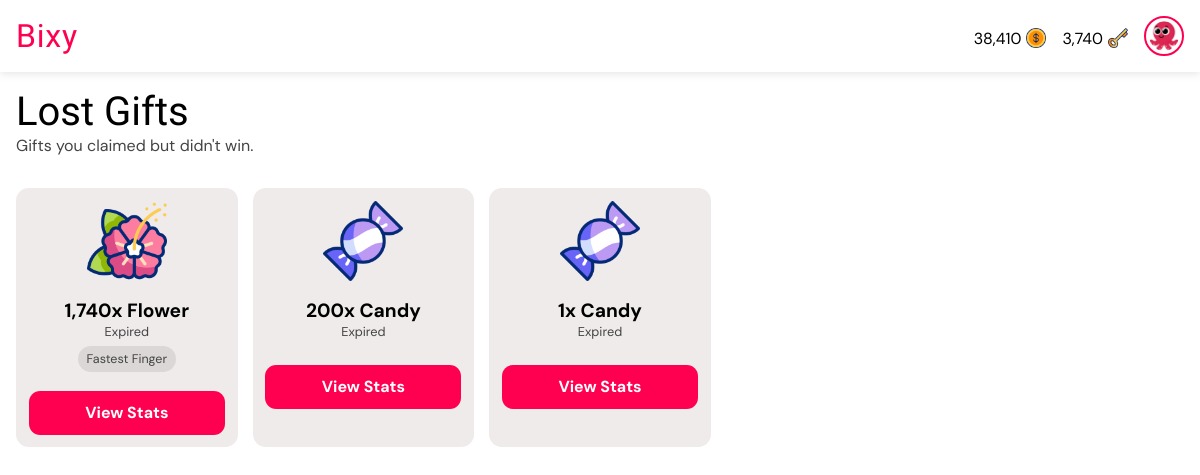
Before: /gifts/lost/ (signed in) with the older database file.
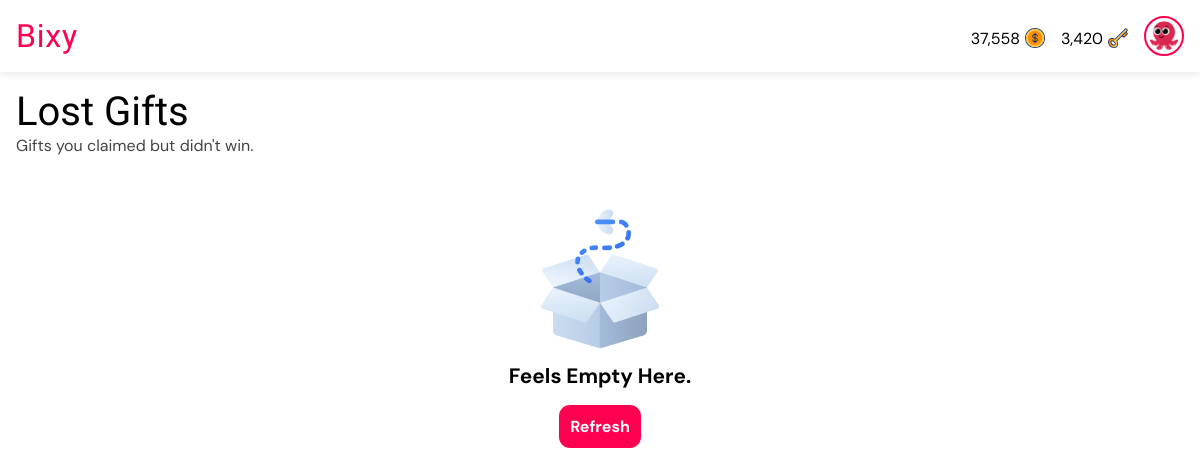
After: the same page with the newer database file.
### giftapp/models.py (models this page shows, shortened)
class User(AbstractUser):
    gender = models.CharField(max_length=6, choices=GENDERS, default=GENDERS[0][0])
    is_verified = models.BooleanField(default=False, help_text="If the user's email address is verified or not.")
    email = models.EmailField(unique=True, blank=False, null=False)
    new_email = models.EmailField(unique=False, blank=True, null=True)
    coins = models.PositiveIntegerField(default=0)
    won_coins = models.PositiveIntegerField(default=0)
    keys = models.PositiveIntegerField(default=0)
    verify_code = models.CharField(max_length=255, null=True, blank=True)
    change_email_code = models.CharField(max_length=255, null=True, blank=True)
    profile_pic = models.ForeignKey(ProfilePicture, on_delete=models.SET_NULL, related_name='owners', null=True)
    USERNAME_FIELD = "email"
    REQUIRED_FIELDS = ["username"]

class ProfilePicture(models.Model):
    name = models.CharField(max_length=50, null=False, blank=False)
    image = models.ImageField(null=False, blank=False, upload_to='profile_pics')

class GiftTransaction(models.Model):
    gifter = models.ForeignKey(User, on_delete=models.CASCADE, related_name="gifts_sent")
    recipient = models.ForeignKey(User, on_delete=models.CASCADE, related_name="gifts_received", null=True, blank=True)
    gift = models.ForeignKey(Gift, on_delete=models.CASCADE, related_name='transactions')
    quantity = models.PositiveIntegerField(default=1, help_text="Number of this gift to buy.")
    early_claim_fee = models.PositiveIntegerField(default=0, help_text="Number of keys paid to claim the gift early if not dropped. FF gifts cannot have early claim fee greater than 0.")
    claim_fee = models.PositiveIntegerField(default=1, help_text="Number of keys paid to claim the gift if dropped.")
    paid_users = models.ManyToManyField(User, related_name="paid_gifts", blank=True)
    message = models.CharField(max_length=255, blank=True)
    is_visible = models.BooleanField(default=True, help_text="If the actual gift is shown or hidden.")
    is_fastest_finger = models.BooleanField(default=False, help_text="If the gift is won by fastest finger only.")
    expire_rate = models.PositiveIntegerField(default=1, help_text="Number of hours before the gift expires (1 - 24). Must be greater than drop rate.")
    drop_rate = models.PositiveIntegerField(default=0, help_text="Number of hours before the gift drops (0 - 23). Drop rates for FF gifts must be 0.")
    expire_date = models.DateTimeField(default=timezone.now)
    drop_date = models.DateTimeField(default=timezone.now)
    created_at = models.DateTimeField(default=timezone.now)
    reveals = models.ManyToManyField(User, related_name="gift_reveals", blank=True)
    claimed_by = models.ForeignKey(
        User, null=True, blank=True, on_delete=models.SET_NULL, related_name="gifts_claimed"
    )
    def seconds_until_expire(self):
        delta = self.expire_date - timezone.now()
        return max(0, int(delta.total_seconds()))
    def seconds_until_drop(self):
        delta = self.drop_date - timezone.now()
        return max(0, int(delta.total_seconds()))
    def is_due_for_drop(self):
        return self.seconds_until_drop() <= 0
    def expire_bar_percent(self):
        return int((self.seconds_until_expire() / (self.expire_rate * 60 * 60)) * 100)

class Gift(models.Model):
    name = models.CharField(max_length=50, null=True, blank=True)
    cost = models.PositiveIntegerField(default=0)
    image = models.ImageField(null=True, blank=True, upload_to='gift_images')
    gif = models.FileField(null=True, blank=True, upload_to='gift_gifs')

### giftapp/views.py (the view)
# urls.py: path("gifts/lost/", views.lost_gifts, name="lost_gifts"),
@login_required
def lost_gifts(request):
    lost = GiftTransaction.objects.annotate(
        due_for_expire=ExpressionWrapper(
            Q(expire_date__lt=timezone.now()), output_field=BooleanField()
        ),
        seconds_before_drop=ExpressionWrapper(
            F("drop_date") - timezone.now(), output_field=DurationField()
        ),
        seconds_before_expire=ExpressionWrapper(
            F("expire_date") - timezone.now(), output_field=DurationField()
        )
    ).filter(reveals=request.user).exclude(recipient=request.user).exclude(gifter=request.user).all().order_by('seconds_before_drop', 'seconds_before_expire')
    context = {
        "gift_transactions": lost,
    }
    return render(request, "lost_gifts.html", context)

### templates/lost_gifts.html (shortened to what this page needs)
{% extends 'base.html' %}
{% load static %}
{% load humanize %}
{% load timefilters %}
{% block title %}
<link rel="stylesheet" href="{% static 'css/all_gifts.css' %}">
{% endblock %}
{% block body %}
<div class="heading">
    <h1>Lost Gifts</h1>
    <p>Gifts you claimed but didn't win.</p>
</div>
{% if gift_transactions|length > 0 %}
<div class="card-container">
    {% for gift_transaction in gift_transactions %}
    <div class="card">
        <div class="gift-image">
            {% if gift_transaction.is_visible or gift_transaction.is_due_for_expire %}
            <img src="{{ gift_transaction.gift.image.url }}" alt="Gift image">
            {% else %}
            <img src="{% static 'images/search.png' %}" alt="Gift image">
            {% endif %}
        </div>
        <div class="gift-info">
            {% if gift_transaction.is_visible or gift_transaction.is_due_for_expire %}
            <h1>{{ gift_transaction.quantity|intcomma }}x {{ gift_transaction.gift.name }}</h1>
            {% else %}
            <h1>Hidden Gift</h1>
            {% endif %}
            {% if not gift_transaction.due_for_expire %}
            {% if gift_transaction.drop_rate > 0 %}
            {% if gift_transaction.is_due_for_drop %}
            <p class="timer" id="{{ gift_transaction.id }}" data-prefix="Expires"
                data-seconds="{{ gift_transaction.seconds_until_expire }}">Expires in --:--:--:--</p>
            {% else %}
            <p class="timer" id="{{ gift_transaction.id }}" data-prefix="Drops"
                data-seconds="{{ gift_transaction.seconds_until_drop }}">Drops in --:--:--:--</p>
            {% endif %}
            {% else %}
            <p class="timer" id="{{ gift_transaction.id }}" data-prefix="Expires"
                data-seconds="{{ gift_transaction.seconds_until_expire }}">Expires in --:--:--:--</p>
            {% endif %}
            {% else %}
            <p>Expired</p>
            {% endif %}
            <div class="tags">
                {% if gift_transaction.is_fastest_finger %}
                <p class="tag">Fastest Finger</p>
                {% endif %}
            </div>
        </div>
        <a href="{% url 'view_gift_stats' gift_transaction.id %}">View Stats</a>
    </div>
    {% endfor %}
</div>
{% else %}
<div class="empty">
    <img src="{% static 'images/empty-box.png' %}" alt="No content image">
    <h1>Feels Empty Here.</h1>
    <a href="{% url 'lost_gifts' %}">Refresh</a>
</div>
{% endif %}
{% endblock %}

### templates/base.html (shortened to what this page needs)
<!DOCTYPE html>
<html lang="en">
<head>
    {% load static %}
    {% load humanize %}
    {% load timefilters %}
    {% block title %} {% endblock %}
</head>
<body>
    <nav class="navbar">
        <div class="logo-container" role="link" tabindex="0">
            <a href="{% url 'all_gifts' %}" class="logo-text">Bixy</a>
        </div>
        <div class="profile-section" id="profileSection">
            {% if user.is_authenticated %}
            <a href="{% url 'buy_coins' %}" style="text-decoration: none; color: black;">
                <div class="cost">
                    <p>{{ user.coins|intcomma }}</p>
                    <img src="{% static 'images/dollar.png' %}" alt="Gift image">
                </div>
            </a>
            <a href="{% url 'buy_coins' %}" style="text-decoration: none; color: black;">
                <div class="cost">
                    <p>{{ user.keys|intcomma }}</p>
                    <img src="{% static 'images/key.png' %}" alt="Gift image">
                </div>
            </a>
            <a href="{% url 'profile' %}">
                <img src="{{ user.profile_pic.image.url }}" alt="Profile picture" class="profile-pic" />
            </a>
            {% else %}
            <a href="{% url 'signin' %}" class="btn login">Login</a>
            <a href="{% url 'signup' %}" class="btn signup">Sign Up</a>
            {% endif %}
        </div>
    </nav>
    <main>
        <section>
            {% block body %} {% endblock %}
        </section>
    </main>
</body>
</html>

### static/css/all_gifts.css (style rules this page uses)
* { margin: 0; padding: 0; box-sizing: border-box; font-family: "DM Sans", sans-serif; font-optical-sizing: auto; font-style: normal; }
html { font-size: 16px; }
:root { --background-color: white; --text-color: black; --label-color: #555; --even-row-color: #f9f9f9; --input-background-color: white; --input-text-color: black; --input-border-color: #ccc; --sub-text-color: #444; --button-color: #ff0050; --link-color: #ff0050; --button-hover-color: #7f53d2; --card-background-color: rgb(240, 235, 235); --card-text-color: var(--text-color); --card-button-color: white; --tag-bg: #dbd7d7; --tag-text: black; --padding-value: 1rem; }
* { margin: 0; padding: 0; box-sizing: border-box; }
body { background-color: var(--background-color); }
.navbar { display: flex; justify-content: space-between; align-items: center; padding: 1rem var(--padding-value); background: var(--background-color); box-shadow: 0 2px 8px rgba(0, 0, 0, 0.1); position: fixed; top: 0; width: 100%; z-index: 100; }
.logo-container { display: flex; align-items: center; cursor: pointer; user-select: none; }
.logo-text { font-weight: 700; font-size: 2rem; color: var(--button-color); line-height: 1; letter-spacing: .05rem; font-family: "Passion One", sans-serif; font-weight: 400; font-style: normal; text-decoration: none; }
.profile-section { display: flex; align-items: center; gap: 1rem; }
.profile-pic { width: 40px; height: 40px; border-radius: 50%; object-fit: cover; cursor: pointer; border: 2px solid var(--button-color); transition: box-shadow 0.3s ease; padding: .2rem; display: block; }
main { margin-top: 4.5em; }
div.heading { padding: 1rem var(--padding-value); }
div.heading h1 { font-family: "Passion One", sans-serif; font-weight: 400; font-style: normal; text-decoration: none; font-size: 2.5rem; color: var(--text-color); }
div.heading p { color: var(--sub-text-color); }
div.empty { display: flex; flex-direction: column; align-items: center; text-align: center; padding: 2rem 1rem; gap: .5em; }
div.empty h1 { font-size: 1.3rem; }
div.empty img { width: 150px; height: 150px; }
div.empty a { background-color: var(--link-color); color: var(--card-button-color); padding: .7rem; border: none; border-radius: .7em; font-size: 1rem; font-weight: bold; text-decoration: none; text-align: center; margin: .5rem 0; }
div.cost { display: flex; align-items: center; gap: 5px; justify-content: center; margin-top: .3rem; color: var(--text-color); }
div.cost img { width: 20px !important; height: 20px !important; }

Changed rows visible on the page:
removed GiftTransaction: gift.image (picture), quantity "1,740", gift.name "Flower", shows "Expired", is_fastest_finger "Fastest Finger"
removed GiftTransaction: gift.image (picture), quantity "200", gift.name "Candy", shows "Expired"
removed GiftTransaction: gift.image (picture), quantity "1", gift.name "Candy", shows "Expired"
changed User: coins "38,410" → "37,558"; keys "3,740" → "3,420"
Other visible differences:
text now shown: "Feels Empty Here. Refresh"
